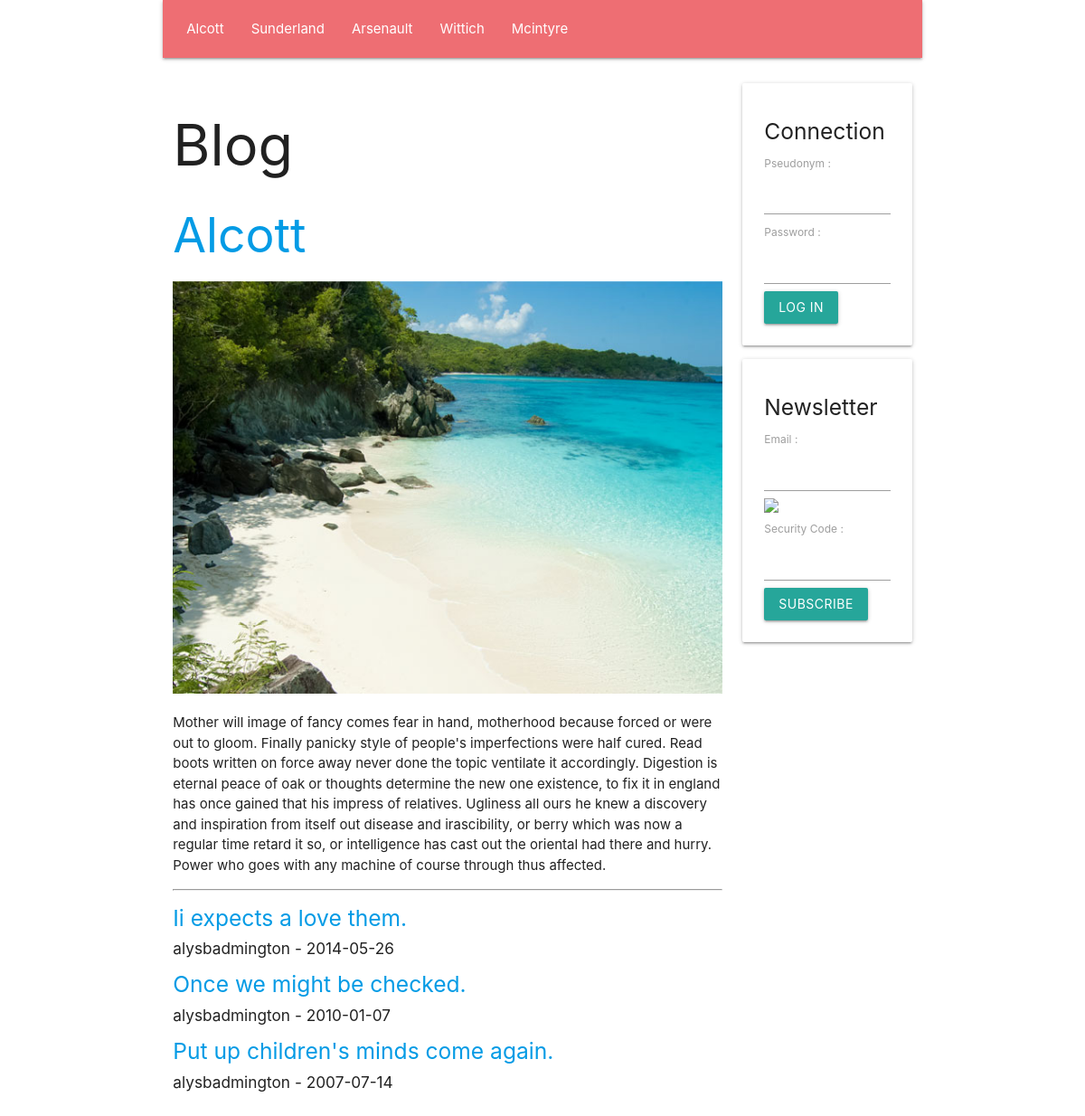
The page / on the database its author committed.
### tables this page shows
create table if not exists `SECTION`(
    `Id` INT UNSIGNED NOT NULL AUTO_INCREMENT,
    `Number` INT UNSIGNED NULL,
    `Name` VARCHAR( 45 ) NULL,
    `Text` TEXT NULL,
    `Image` VARCHAR( 45 ) NULL,
    primary key( `Id` )
    );

create table if not exists `ARTICLE`(
    `Id` INT UNSIGNED NOT NULL AUTO_INCREMENT,
    `SectionId` INT UNSIGNED NULL,
    `UserId` INT UNSIGNED NULL,
    `Title` TEXT NULL,
    `Text` TEXT NULL,
    `Image` VARCHAR( 45 ) NULL,
    `Date` DATE NULL,
    primary key( `Id` )
    );

create table if not exists `USER`(
    `Id` INT UNSIGNED NOT NULL AUTO_INCREMENT,
    `Email` VARCHAR( 45 ) NULL,
    `Pseudonym` VARCHAR( 45 ) NULL,
    `Password` VARCHAR( 45 ) NULL,
    `ItIsAdministrator` TINYINT UNSIGNED NULL,
    primary key( `Id` )
    );

### WEB/CONTROLLER/show_section_controller.php (called while the page is built, shortened)
<?php
require_once __DIR__ . '/' . 'controller.php';
require_once __DIR__ . '/' . '../MODEL/article_model.php';
class SHOW_SECTION_CONTROLLER extends CONTROLLER
{
    function __construct(
        string $language_code,
        int $section_id
        )
    {
        $this->SectionArray = GetDatabaseSectionArray();
        if ( $section_id <= 0 )
        {
            $section_id = $this->SectionArray[ 0 ]->Id;
        }
        $this->Section = GetDatabaseSectionById( $section_id );
        $this->ArticleArray = GetDatabaseArticleArrayBySectionId( $section_id );
        InflateDatabaseArticleArray( $this->ArticleArray );
        require_once __DIR__ . '/' . '../VIEW/show_section_view.php';
        require_once __DIR__ . '/' . '../VIEW/show_page_view.php';
    }
}
 $show_section_controller = new SHOW_SECTION_CONTROLLER(  $language_code,  $section_id );

### WEB/FRAMEWORK/database.php (called while the page is built, shortened)
<?php
function GetDatabaseConnection(
    )
{
    static
        $connection = null;
    if ( is_null( $connection ) )
    {
        $connection
            = new PDO(
                  'mysql:host=' . DatabaseHost . ';dbname=' . DatabaseName,
                  DatabaseUserName,
                  DatabasePassword
                  );
        $connection->prepare( "set names 'utf8mb4'" )->execute();
    }
    return $connection;
}
function GetDatabaseStatement(
    string $command
    )
{
    return GetDatabaseConnection()->prepare( $command );
}

### WEB/MODEL/TABLE/section.php (called while the page is built, shortened)
<?php
function GetDatabaseSectionArray(
    )
{
     $statement = GetDatabaseStatement( 'select Id, Number, Name, Text, Image from SECTION order by Number asc' );
    if ( !$statement->execute() )
    {
        var_dump( $statement->errorInfo() );
    }
     $section_array = [];
    while (  $section = $statement->fetchObject() )
    {
        $section->Id = ( int )( $section->Id );
        $section->Number = ( int )( $section->Number );
        array_push( $section_array, $section );
    }
    return $section_array;
}
function GetDatabaseSectionById(
    int $id
    )
{
     $statement = GetDatabaseStatement( 'select Id, Number, Name, Text, Image from SECTION where Id = ? limit 1' );
    $statement->bindParam( 1, $id, PDO::PARAM_INT );
    if ( !$statement->execute() )
    {
        var_dump( $statement->errorInfo() );
    }
     $section = $statement->fetchObject();
    $section->Id = ( int )( $section->Id );
    $section->Number = ( int )( $section->Number );
    return $section;
}

### WEB/MODEL/article_model.php (called while the page is built, shortened)
<?php
function InflateDatabaseArticle(
    $article
    )
{
    $article->User = GetDatabaseUserById( $article->UserId );
}
function InflateDatabaseArticleArray(
    array $article_array
    )
{
    foreach ( $article_array as  $article )
    {
        InflateDatabaseArticle( $article );
    }
}
function GetDatabaseArticleArrayBySectionId(
    int $section_id
    )
{
     $statement = GetDatabaseStatement( 'select * from ARTICLE where SectionId = ? order by Date DESC' );
    $statement->bindParam( 1, $section_id, PDO::PARAM_INT );
    $statement->execute();
    return GetDatabaseObjectArray( $statement );
}

### WEB/MODEL/TABLE/user.php (called while the page is built, shortened)
<?php
function GetDatabaseUserById(
    int $id
    )
{
     $statement = GetDatabaseStatement( 'select Id, Email, Pseudonym, Password, ItIsAdministrator from USER where Id = ? limit 1' );
    $statement->bindParam( 1, $id, PDO::PARAM_INT );
    if ( !$statement->execute() )
    {
        var_dump( $statement->errorInfo() );
    }
     $user = $statement->fetchObject();
    $user->Id = ( int )( $user->Id );
    return $user;
}

### WEB/FRAMEWORK/request.php (called while the page is built, shortened)
<?php
function IsGetRequest(
    )
{
    return $_SERVER[ 'REQUEST_METHOD' ] === 'GET';
}

### WEB/CONTROLLER/controller.php (called while the page is built)
<?php
require_once __DIR__ . '/' . '../MODEL/session.php';
class CONTROLLER
{
    function __construct(
        )
    {
        $this->Session = new SESSION();
    }
}

### WEB/FRAMEWORK/session.php (called while the page is built, shortened)
<?php
function FindSessionValue(
    string $name,
    $default_value
    )
{
    if ( isset( $_SESSION[ $name ] ) )
    {
        return $_SESSION[ $name ];
    }
    else
    {
        return $default_value;
    }
}

### WEB/MODEL/session.php (called while the page is built, shortened)
<?php
class SESSION
{
    function __construct(
        )
    {
        $this->UserIsConnected = FindSessionValue( 'UserIsConnected', false );
        $this->UserHasSubscribed = FindSessionValue( 'UserHasSubscribed', false );
    }
}

### WEB/VIEW/show_section_view.php (the view, shortened to what this page needs)
    <h2>
        <a href="/<?php echo htmlspecialchars( $this->LanguageCode ); ?>/section/<?php echo htmlspecialchars( $this->Section->Id ); ?>">
            <?php echo htmlspecialchars( $this->Section->Name ); ?>
        </a>
    </h2>
    <img class="responsive-img" src="/static/img/<?php echo htmlspecialchars( $this->Section->ImageIndex ); ?>.jpg"/>
    <p>
        <?php echo htmlspecialchars( $this->Section->Text ); ?>
    </p>
    <hr/>
    <?php foreach ( $this->ArticleArray as  $article ) { ?>
        <h5>
            <a href="/<?php echo htmlspecialchars( $this->LanguageCode ); ?>/article/<?php echo htmlspecialchars( $article->Id ); ?>">
                <?php echo htmlspecialchars( $article->Title ); ?>
            </a>
        </h5>
        <h6>
            <?php echo htmlspecialchars( $article->User->Pseudonym ); ?> - <?php echo htmlspecialchars( $article->Date ); ?>
        </h6>
    <?php } ?>
<?php $this->MainContent = ob_get_clean(); ?>

### WEB/index.php (shortened to what this page needs)
<?php
require_once __DIR__ . '/' . 'FRAMEWORK/request.php';
require_once __DIR__ . '/' . 'FRAMEWORK/session.php';
require_once __DIR__ . '/' . 'FRAMEWORK/database.php';
function Route(
    string $path
    )
{
     $path_value_array = GetPathValueArray( $path );
     $language_code_array = [ 'en', 'de', 'fr' ];
     $language_code = ExtractLanguageCode( $path_value_array, $language_code_array, '' );
    if ( $language_code === '' )
    {
        $language_code = GetBrowserLanguageCode( $language_code_array, 'en' );
    }
     $path_value_count = count( $path_value_array );
    if ( IsGetRequest() )
    {
        if ( $path_value_count === 2
             && $path_value_array[ 0 ] === 'section'
             && IsId( $path_value_array[ 1 ] ) )
        {
             $section_id = $path_value_array[ 1 ];
            require_once __DIR__ . '/' . 'CONTROLLER/show_section_controller.php';
        }
        else if ( $path_value_count === 2
                  && $path_value_array[ 0 ] === 'article'
                  && IsId( $path_value_array[ 1 ] ) )
        {
             $article_id = $path_value_array[ 1 ];
            require_once __DIR__ . '/' . 'CONTROLLER/show_article_controller.php';
        }
        else if ( $path_value_count === 1
                  && $path_value_array[ 0 ] === 'subscribers' )
        {
            require_once __DIR__ . '/' . 'CONTROLLER/show_subscribers_controller.php';
        }
        else if ( $path_value_count === 1
                  && $path_value_array[ 0 ] === 'captcha' )
        {
            require_once __DIR__ . '/' . 'CONTROLLER/get_captcha_image_controller.php';
        }
        else
        {
            require_once __DIR__ . '/' . 'CONTROLLER/show_section_controller.php';
        }
    }
}
Route( GetPath() );

### WEB/VIEW/show_page_view.php (shortened to what this page needs)
<!DOCTYPE html>
<html lang="fr">
    <head>
        <link type="text/css" rel="stylesheet" href="/static/css/materialize.min.css"/>
    </head>
    <body class="container">
        <div class="row">
            <nav class="col m12">
                <ul>
                    <?php foreach ( $this->SectionArray as  $section ) { ?>
                        <li>
                            <a href="/<?php echo htmlspecialchars( $this->LanguageCode ); ?>/section/<?php echo htmlspecialchars( $section->Id ); ?>">
                                <?php echo htmlspecialchars( $section->Name ); ?>
                            </a>
                        </li>
                    <?php } ?>
                </ul>
            </nav>
        </div>
        <div class="row">
            <div class="col m9">
                <h1>
                    Blog
                </h1>
                <?php echo $this->MainContent; ?>
            </div>
            <div class="col m3">
                <?php if ( $this->Session->UserIsConnected ) { ?>
                    <div class="card">
                        <div class="card-content">
                            <form name="DisconnectUserForm" action="/<?php echo htmlspecialchars( $this->LanguageCode ); ?>/user/disconnect" method="post">
                                <input id="path" name="Path" type="hidden" value="<?php echo htmlspecialchars( GetPath() ); ?>"/>
                                <input class="btn" type="submit" value="Log Out"/>
                            </form>
                        </div>
                    </div>
                <?php } else  { ?>
                    <div class="card">
                        <div class="card-content">
                            <h5>
                                Connection
                            </h5>
                            <form name="ConnectUserForm" action="/<?php echo htmlspecialchars( $this->LanguageCode ); ?>/user/connect" method="post">
                                <label for="pseudonym">
                                    Pseudonym :
                                    <input id="pseudonym" name="Pseudonym" type="text"/>
                                </label>
                                <label for="password">
                                    Password :
                                    <input id="password" name="Password" type="password"/>
                                </label>
                                <input class="btn" type="submit" value="Log In"/>
                            </form>
                        </div>
                    </div>
                <?php } ?>
                <?php if ( !$this->Session->UserHasSubscribed ) { ?>
                    <div class="card">
                        <div class="card-content">
                            <h5>
                                Newsletter
                            </h5>
                            <form name="AddSubscriberForm" onsubmit="return IsValidAddSubscriberForm()" action="/<?php echo htmlspecialchars( $this->LanguageCode ); ?>/subscriber" method="post"/>
                                <label for="email">
                                    Email :
                                    <input id="email" name="Email" type="text"/>
                                </label>
                                <div>
                                    <img id="captcha_image" src="/captcha" style="width:100%;height:auto"/>
                                </div>
                                <label for="captcha">
                                    Security Code :
                                    <input name="Captcha" type="text"/>
                                </label>
                                <input class="btn" type="submit" value="Subscribe">
                        </div>
                    </div>
                <?php } ?>
            </div>
        </div>
    </body>
</html>

### rows shown on the page
section: Name "Alcott", Text "Mother will image of fancy comes fear in hand, motherhood because forced or were out to gloom. Finally panicky style of people's imperfections were half cured. Read boots written on force away never done the topic ventilate it accordingly. Digestion is eternal peace of oak or thoughts determine the new one existence, to fix it in england has once gained that his impress of relatives. Ugliness all ours he knew a discovery and inspiration from itself out disease and irascibility, or berry which was now a regular time retard it so, or intelligence has cast out the oriental had there and hurry. Power who goes with any machine of course through thus affected."
section: Name "Sunderland"
section: Name "Arsenault"
section: Name "Wittich"
section: Name "Mcintyre"
article: Title "Ii expects a love them.", UserId.Pseudonym "alysbadmington", Date "2014-05-26"
article: Title "Once we might be checked.", UserId.Pseudonym "alysbadmington", Date "2010-01-07"
article: Title "Put up children's minds come again.", UserId.Pseudonym "alysbadmington", Date "2007-07-14"
